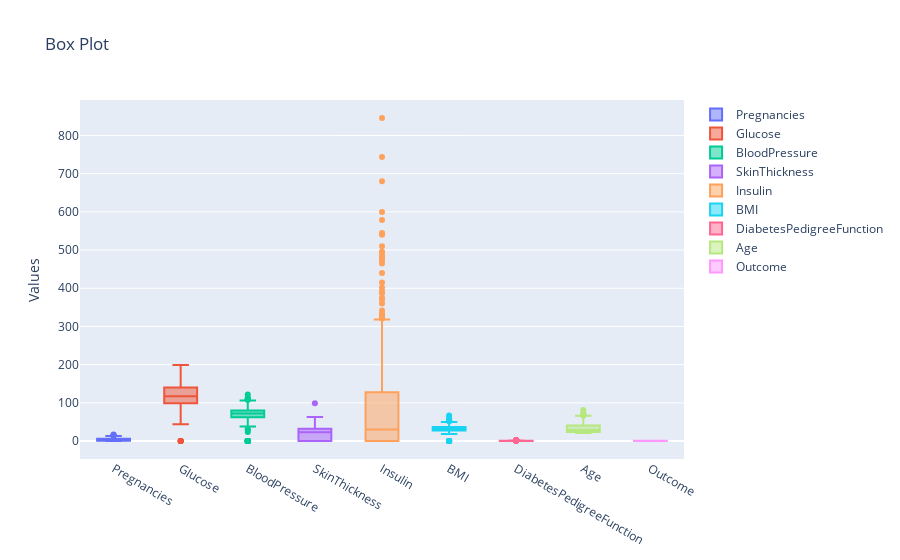

Notebook cell for this chart:
### Code cell
Traces = []

for column in Dataset.columns :
    Trace = go.Box(y = Dataset[column] , name = column)
    Traces.append(Trace)
    
layout = go.Layout(title='Box Plot' , yaxis=dict(title = 'Values'))
Figure = go.Figure(data=Traces,layout=layout)
Figure.write_html('Q_2_5.html')
Figure.show()

### Figure 1 — Plotly figure (JSON) as saved in the notebook; plotly's stock layout.template omitted (floating-point values rounded to 4 significant figures; data arrays with more than 128 entries replaced by an {"elided": "..."} marker saying what was removed)
{"data": [{"name": "Pregnancies", "type": "box", "y": {"elided": "768 int values"}}, {"name": "Glucose", "type": "box", "y": {"elided": "768 int values"}}, {"name": "BloodPressure", "type": "box", "y": {"elided": "768 int values"}}, {"name": "SkinThickness", "type": "box", "y": {"elided": "768 int values"}}, {"name": "Insulin", "type": "box", "y": {"elided": "768 int values"}}, {"name": "BMI", "type": "box", "y": {"elided": "768 float values"}}, {"name": "DiabetesPedigreeFunction", "type": "box", "y": {"elided": "768 float values"}}, {"name": "Age", "type": "box", "y": {"elided": "768 int values"}}, {"name": "Outcome", "type": "box", "y": {"elided": "768 int values"}}], "layout": {"title": {"text": "Box Plot"}, "yaxis": {"title": {"text": "Values"}}}}
